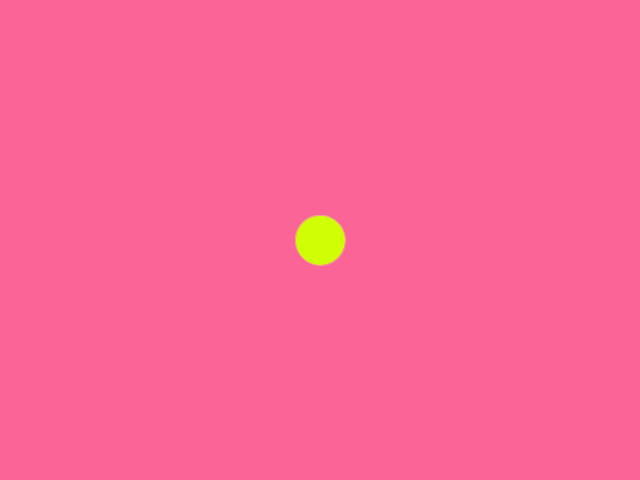
Frame 1 (no input)
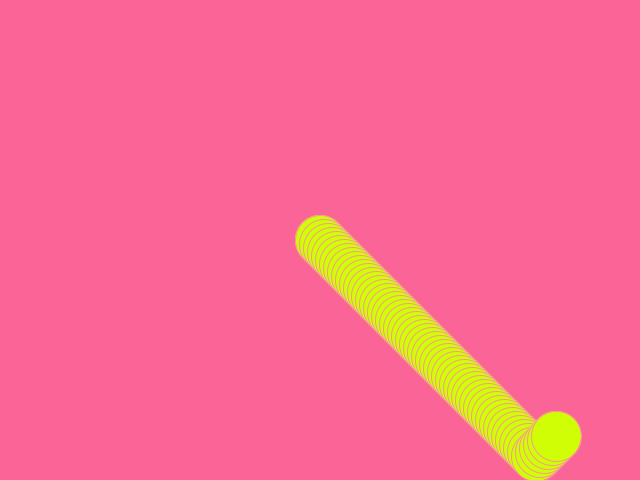
Frame 60 (the mouse pressed at the canvas centre just before this capture)
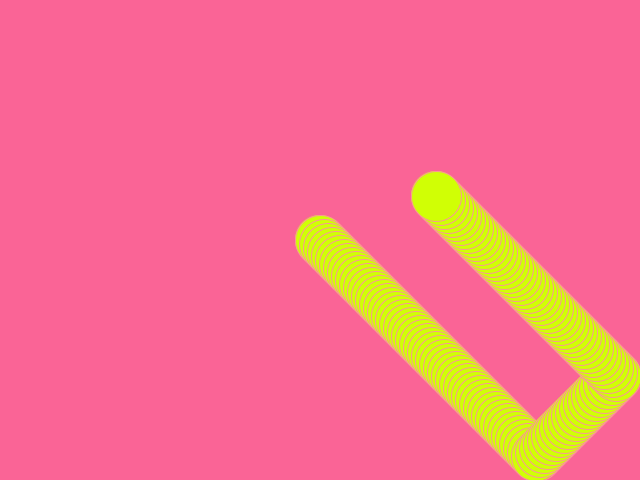
Frame 120 (the mouse held since frame 60 and released just before this capture)

The Processing sketch that drew these frames (run headless with seeded random() and noise(); from frame 60 on, the mouse is pressed at the canvas centre):

// Processing sketch: exercise01
// ── exercise01.pde
final int CIRCLE_SPEED = 4;
// CHANGED slowed the ball down_was giving me a bit of a head ache
// the distance in the x and y direction at which the cirtcle will more. giving the impression of velocity
final color NO_CLICK_FILL_COLOR = color(208, 255, 5);
// CHANGED the ball colour to neon yellow
// dark pink colour of ball 
final color CLICK_FILL_COLOR = color(100, 100, 250);
//blue colour
final color BACKGROUND_COLOR = color(250, 100, 150);
//CHANGED the colour background to fuscia
// soft pink
final color STROKE_COLOR = color(250, 150, 150);
//outline of circle same as background so no outline visible
final int CIRCLE_SIZE = 50;
color bgColour = randomColour(0,255);
// CHANGED::: randomized background colour and random colour matches the point where the mouse meets the ball

int circleX;
int circleY;
int circleVX;
int circleVY;

void setup() {
  size(640, 480);
  // size of the screen
  circleX = width/2;
  // the size of the cirle is half of the width
  circleY = height/2;
   // the heigh of the circle is half the width
  circleVX = CIRCLE_SPEED;
  //speed of the cicle in the x axis
  circleVY = CIRCLE_SPEED;
  //speed of the circle in the y axis
  stroke(STROKE_COLOR);
  // asserts that the colour of the background is the colour of the stroke of circle
  fill(NO_CLICK_FILL_COLOR);
  // asserts the continous darker pink fill of the circle
   background(BACKGROUND_COLOR);
  // asserts the soft pink fbackgound colour
}

void draw() {
    if (dist(mouseX, mouseY, circleX, circleY) < CIRCLE_SIZE/2) {
    fill(bgColour);
    //is the location of the mouse is within the circumferenace of the circle, the circle goes blue
  }
  else {
    fill(NO_CLICK_FILL_COLOR);
    // if its not within the circumferance of the circle then nothing happens
  }
  ellipse(circleX, circleY, CIRCLE_SIZE, CIRCLE_SIZE);
  // ths creates an elipse with a ceratin width and height each time at the x and y positions
  circleX += circleVX;
  circleY += circleVY;
  //this allows for a trail of the circle in its travelling diagonal diretions (x+y combined) which is at a spead or distance of 7 pixels
  if (circleX + CIRCLE_SIZE/2 > width || circleX - CIRCLE_SIZE/2 < 0) {
    circleVX = -circleVX;
    //if the position of the circle in the x axis including half of its radius is greater than the width ||= and/or.... 
    //if if the position of the circle in the x axis not including half of its radius is less than the width then..
    // the direction of the travelling circle in its x veolicty will be inversed .. ie go in the opposite direction
  }
  if (circleY + CIRCLE_SIZE/2 > height || circleY - CIRCLE_SIZE/2 < 0) {
    circleVY = -circleVY;
    //if the position of the circle in the y axis including half of its radius is greater than the height ||= and/or.... 
    //if if the position of the circle in the y axis not including half of its radius is less than the height then..
    // the direction of the travelling circle in its y veolicty will be inversed .. ie go in the opposite direction
  }  
}
// CHANGED::: randomized background colour
void mousePressed() {
bgColour = randomColour(0,255);
  background(bgColour);
}
color randomColour(int low, int high) {
  float r = random(low,high);
  float g = random(low,high);
  float b = random(low,high);
  return color(r,g,b);
}
  //background(BACKGROUND_COLOR);
  //// when the mouse is pressed the backgound colour fills the screen
